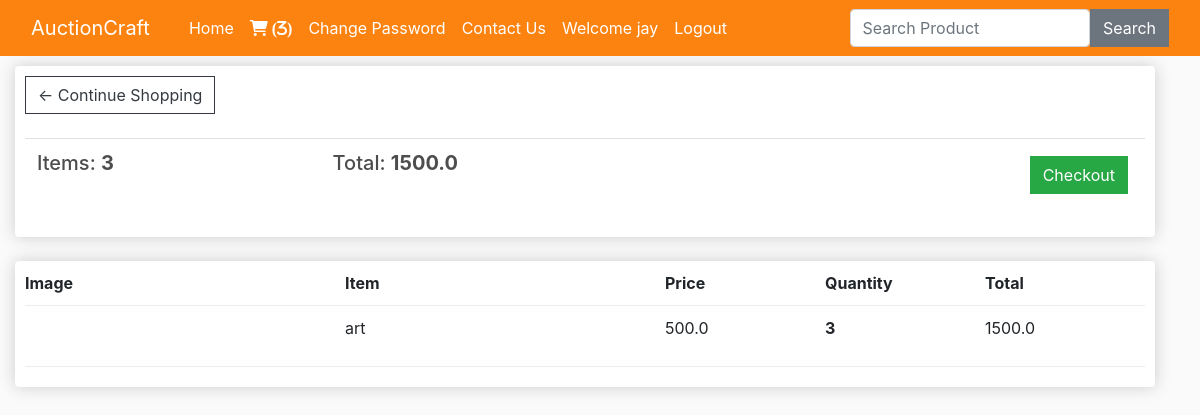
Page /cart/ (signed in) on the earlier database version.
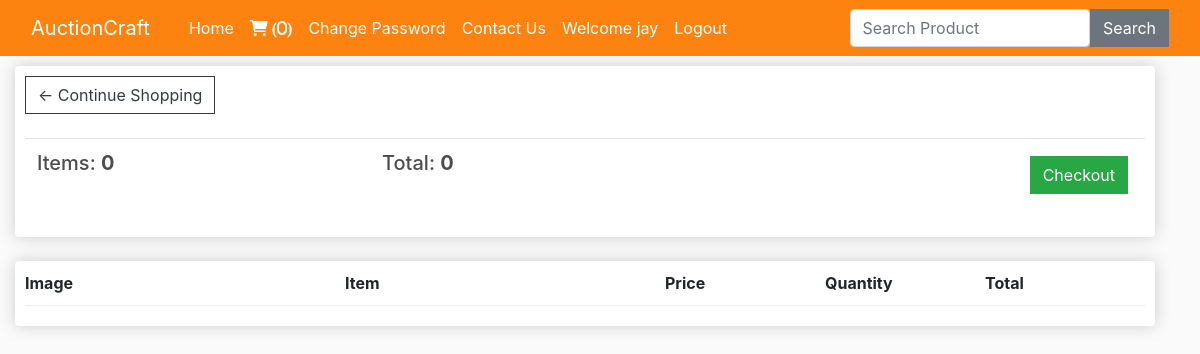
Same page on the later database version.
### users/models.py (models this page shows, shortened)
class Purchase(models.Model):
    customer = models.ForeignKey(Customer, on_delete=models.SET_NULL, null=True)
    date_ordered = models.DateTimeField(default=now)
    complete = models.BooleanField(default=False)
    @property
    def get_cart_total(self):
        orderitems = self.purchaseitem_set.all()
        total = sum([item.get_total for item in orderitems])
        return total
    @property
    def get_cart_items(self):
        orderitems = self.purchaseitem_set.all()
        total = sum([item.quantity for item in orderitems])
        return total

class PurchaseItem(models.Model):
    product = models.ForeignKey(AuctionItem, on_delete=models.SET_NULL, null=True)
    order = models.ForeignKey(Purchase, on_delete=models.SET_NULL, null=True)
    quantity = models.IntegerField(default=0)
    date_added = models.DateTimeField(default=now)
    @property
    def get_total(self):
        total = self.product.price * self.quantity
        return total

class AuctionItem(models.Model):
    name = models.CharField(max_length=100)
    price = models.FloatField()
    image = CloudinaryField('image')

### users/views.py (the view, shortened to what this page needs)
# urls.py: path("cart/", views.cart, name="cart"),
def cart(request):
    data = cartData(request)
    items = data['items']
    order = data['order']
    cartItems = data['cartItems']
    try:
        cart = json.loads(request.COOKIES['cart'])
    except:
        cart = {}
    print('Cart:', cart)
    return render(request, "users/cart.html", {'items':items, 'order':order, 'cartItems':cartItems})

### users/inherit.py (called while the page is built)
def cartData(request):
    if request.user.is_authenticated:
        customer = request.user.customer
        order, created = Purchase.objects.get_or_create(customer=customer, complete=False)
        items = order.purchaseitem_set.all()
        cartItems = order.get_cart_items
    else:
        items = []
        order = {'get_cart_total':0, 'get_cart_items':0}
        cartItems = order['get_cart_items']
    return {'cartItems':cartItems, 'items':items, 'order':order}

### users/templates/users/cart.html (shortened to what this page needs)
{% extends 'users/base.html' %}
{% load static %}
{% block body %}
<div class="container-fluid row">
	<div class="col-lg-12">
		<div class="box-element">
			<a href="/" class="btn btn-outline-dark">&#x2190 Continue Shopping</a>
			<br><br>
			<table class="table">
				<tr>
					<th>
						<h5>Items: <strong>{{order.get_cart_items}}</strong></h5>
					</th>
					<th>
						<h5>Total: <strong>{{order.get_cart_total}}</strong></h5>
					</th>
					<th><a href="/checkout/" class="btn btn-success" style="float: right; margin: 5px;">Checkout</a>
					</th>
				</tr>
			</table>
		</div>
		<br>
		<div class="box-element">
			<div class="cart-row">
				<div style="flex: 2;"><strong>Image</strong></div>
				<div style="flex: 2;"><strong>Item</strong></div>
				<div style="flex: 1;"><strong>Price</strong></div>
				<div style="flex: 1;"><strong>Quantity</strong></div>
				<div style="flex: 1;"><strong>Total</strong></div>
			</div>
			{% for item in items %}
			<div class="cart-row">
				<div style="flex: 2;"><img class="row-image" src="{{item.product.image.url}}" alt=""></div>
				<div style="flex: 2;">{{item.product.name}}</div>
				<div style="flex: 1;">{{item.product.price}}</div>
				<div style="flex: 1;">
					<p class="quantity">{{item.quantity}}</p>
					<div class="quantity">
					</div>
				</div>
				<div style="flex: 1;">{{item.get_total}}</div>
			</div>
			{% endfor %}
		</div>
	</div>
</div>
{% endblock %}

### users/templates/users/base.html (shortened to what this page needs)
{% load static %}
<!DOCTYPE html>
<html lang="en">
<head>
	<link rel="stylesheet" href="https://cdnjs.cloudflare.com/ajax/libs/font-awesome/6.0.0/css/all.min.css"
>
	<link rel="stylesheet" href="https://stackpath.bootstrapcdn.com/bootstrap/4.3.1/css/bootstrap.min.css">
	{% block style %}
	<link rel="stylesheet" type="text/css" href="{% static 'css/base.css' %}">
	{% endblock style %}
</head>
<body>
	<nav class="navbar navbar-expand-lg navbar-dark sticky-top">
		<div class="container-fluid">
			<a class="navbar-brand" href="/">AuctionCraft</a>
			<div class="collapse navbar-collapse" id="navbarSupportedContent">
				<div class="container w-75">
					<ul class="navbar-nav me-auto mb-2 mb-lg-0">
						<li class="nav-item">
							<a class="nav-link active" aria-current="page" href="/">Home</a>
						</li>
						{% if request.user.is_authenticated %}
						<li class="nav-item">
							<a class="nav-link active" aria-current="page" href="/cart/"><span
									class=" fa fa-shopping-cart"> ({{cartItems}})</span></a>
						</li>
						<li class="nav-item">
							<a class="nav-link active" href="/change_password/">Change Password</a>
						</li>
						<li class="nav-item">
							<a class="nav-link active" href="/loggedin_contact/">Contact Us</a>
						</li>
						{% endif %}
						{% if not request.user.is_authenticated %}
						<li class="nav-item">
							<a class="nav-link active" aria-current="page" href="/register/">Register</a>
						</li>
						<li class="nav-item">
							<a class="nav-link active" aria-current="page" href="/login/">Login</a>
						</li>
						<li class="nav-item">
							<a class="nav-link active" href="/contact/">Contact Us</a>
						</li>
						{% else %}
						<li class="nav-item">
							<a class="nav-link user active" aria-current="page" href="#">Welcome
								{{request.user}}</a>
						</li>
						<li class="nav-item">
							<a class="nav-link active" aria-current="page" href="/logout/">Logout</a>
						</li>
						{% endif %}
					</ul>
				</div>
				<form class="d-flex" method="POST" action="/search/"> {% csrf_token %}
					<input class="form-control me-2" type="search" name="search" placeholder="Search Product"
						aria-label="Search">
					<button href="/search/" class="btn btn-secondary" type="submit">Search</button>
				</form>
			</div>
		</div>
	</nav>
	{% block body %}
	{% endblock %}
</body>
</html>
</html>

### users/static/css/base.css (style rules this page uses)
.navbar { background-color: #fd8311; }
body { background-color: hsl(0, 0%, 98%); }
h1, h2, h3, h4, h5, h6 { color: hsl(0, 0%, 30%); }
.box-element { box-shadow: hsl(0, 0%, 80%) 0 0 16px; background-color: #fff; border-radius: 4px; padding: 10px; }
.col-lg-4, .col-lg-6, .col-lg-8, .col-lg-12 { margin-top: 10px; }
.btn { border-radius: 0; }
.cart-row { display: flex; align-items: flex-stretch; padding-bottom: 10px; margin-bottom: 10px; border-bottom: 1px solid #ececec; }

Differences in the rows shown:
no longer on this page (row edited): Purchase: get_cart_items "3", get_cart_total "1500.0"
no longer on this page (row unchanged): PurchaseItem: product.name "art", product.price "500.0", quantity "3", get_total "1500.0"
added Purchase: get_cart_items "0", get_cart_total "0"
Other differences:
{{ cartItems }}: "3" → "0"
